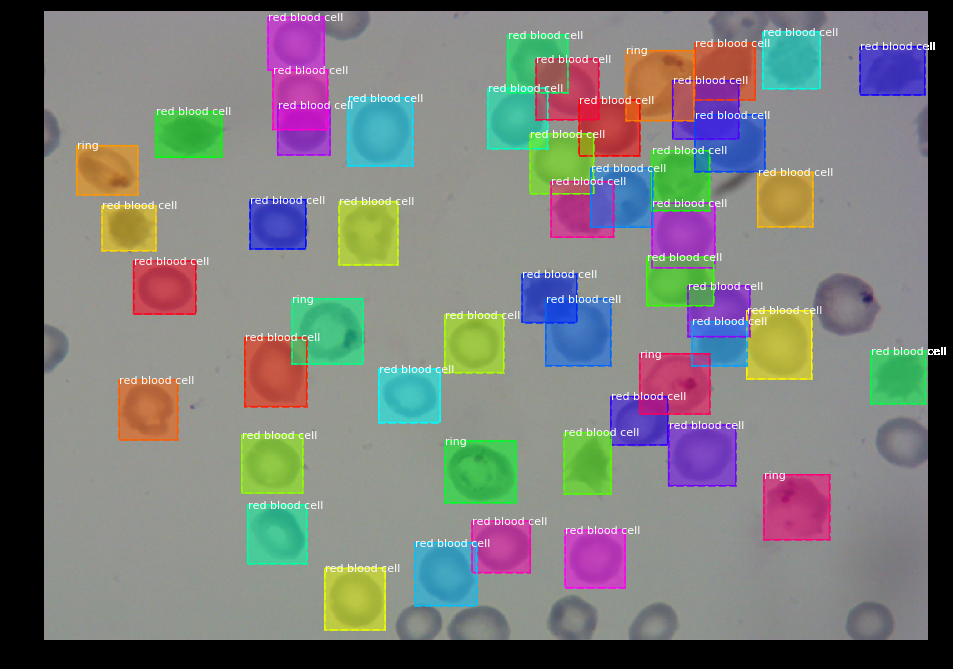
#> input picture rgb.png, 953 x 669 px
$ python threshholding.py
#> lines starting #> are read from the running program, lines starting #| are printed output that depends on the picture; after the words box and inside, x2 and y2 are one past the last pixel; in counts of white or black regions, pixels touching at a corner belong together
# -*- coding: utf-8 -*-
"""
Created on Sat Mar 12 21:35:29 2022

@author: Hp
"""
#threshholding   : thresh hold hamary image ko binary main show krta ha image ka jo portion hum ny dekhna hota jonsy particles hum dekhna chahty hain usko binary main sjow krta ha


import cv2
from matplotlib import pyplot as plt
img = cv2.imread("rgb.png",1)
#> img is the input picture: shape (669, 953, 3); mean B, G, R 120.6, 123.4, 122.3
#plt.imshow(img)
#plt.hist(img.flat , bins=100 , range=(0,255))           #hum ny jo hamari real image uska histogram show krwaya ha

blue_channel = img[: , : , 0]                               #es main hum ny apni image k blues collours ko select kiya ha
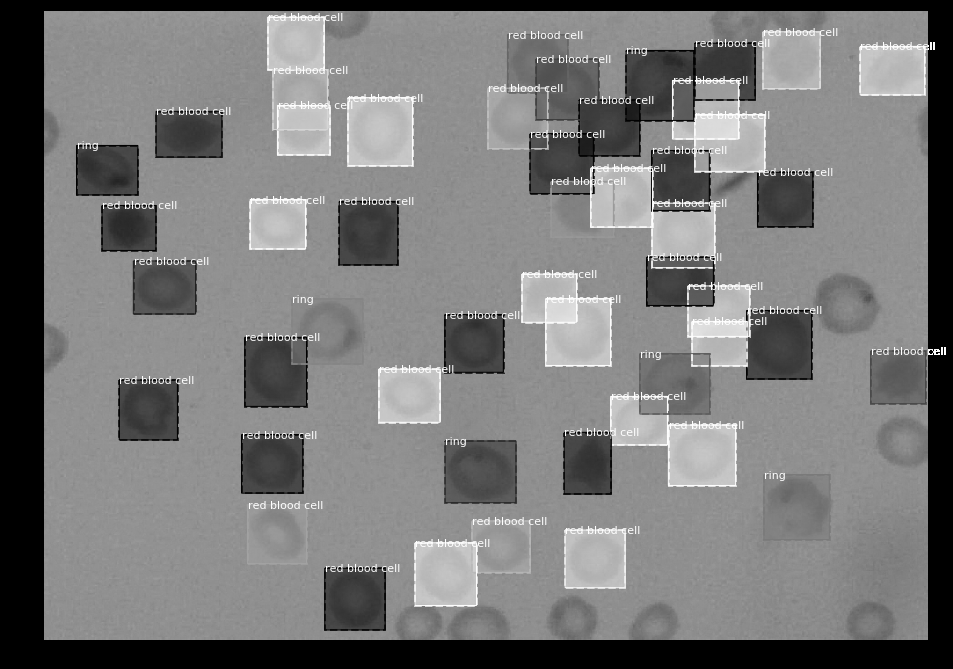
#> blue_channel: shape (669, 953); min 0, max 255, mean 120.6
#plt.imshow(blue_channel , cmap = "gray")

#plt.hist(blue_channel.flat,bins = 100 , range = (0,255))        #phr select kiye gaye blue colors sy jo image ban rhi thi uska histogram show krwaya ha
#plt.show()


background = (blue_channel>=100)          #es main hum ny 100 sy uper jonsy colors blues main aaty hain jo histogram main show ho rhy thy usko background waly variable main store krwaya ha Q k wo color bht zada light thy es liye usko hum show nai krwana chahty thy
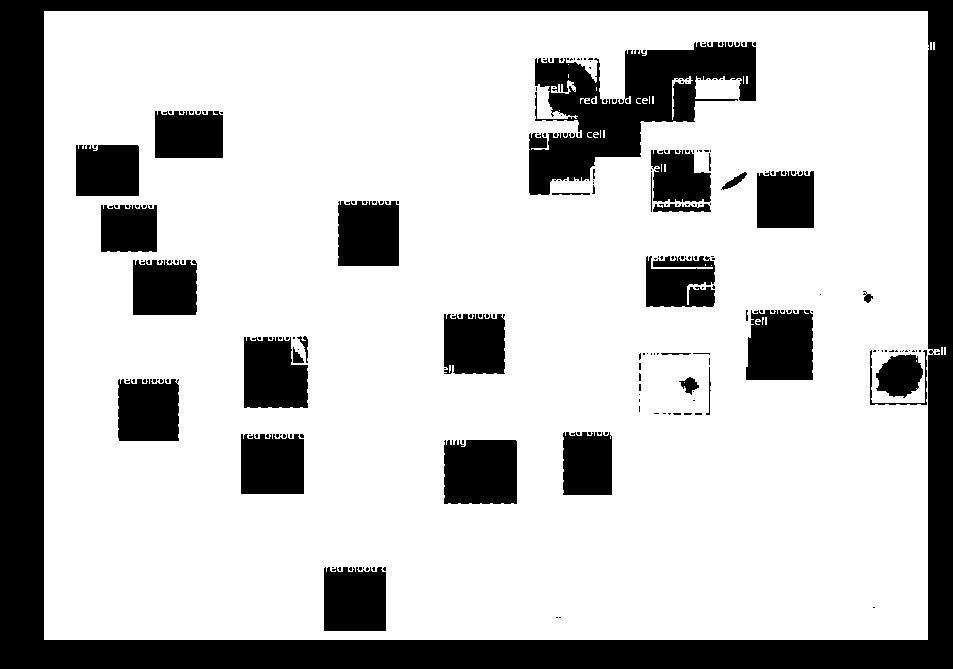
#> background: shape (669, 953) bool; 75.6% white; 233 black regions (202 under 20 px), largest, box (x1, y1, x2, y2) and area: (0, 0, 953, 669) 81404, (529, 42, 756, 195) 15391, (444, 440, 517, 504) 4563
nuclei = (blue_channel<100)              #es main hum ny 100 sy neechay jo histogram main show ho rhy thy 100 sy neechay jo blue colors main aaty hain dark colors unko nuclei waly variables main store krwa diya ha
#plt.hist(nuclei.flat,bins = 100 , range = (0,150))


#plt.imshow(nuclei , cmap="gray")

#es thresh hold main jo value 100 sy bari hogi wo white ho jay gi baki sari black yehi binary image hoti ha...
ret , thresh1 = cv2.threshold(blue_channel,100, 255, cv2.THRESH_BINARY)         # es main hamary pas 2 variables 1 wo variable jis main hamary pas wo variable store hoti jis main hamary pas thresh hold sy uper wali sari value hoti hain jesy ret = 150 ka matlab 150 sy uper wali sari values 255 main matlab white main convert kr dy or jo new image bany gi wo thresh1 main store hogi or cv2.Binary ka matlb ka wo picture binary main hogi
#> thresh1: shape (669, 953); 75.6% white; 234 black regions (204 under 20 px), largest, box (x1, y1, x2, y2) and area: (0, 0, 953, 669) 81404, (529, 42, 756, 195) 15519, (444, 440, 517, 504) 4563
plt.imshow(thresh1 , cmap="gray")


cv2.imwrite("threshold image.jpg",thresh1)
#auto thresh holding
ret2 , thresh2 = cv2.threshold(blue_channel,0,255, cv2.THRESH_BINARY+cv2.THRESH_OTSU)    # es main 0 - 255 tk auto threshhold select kry ga or wo ret2 main store kr dy ga or thresh hold selsct hony k bad jo value thresh hold sy agy jo value hogi uski jo picture hogi wo thresh2 main store ho jay gi
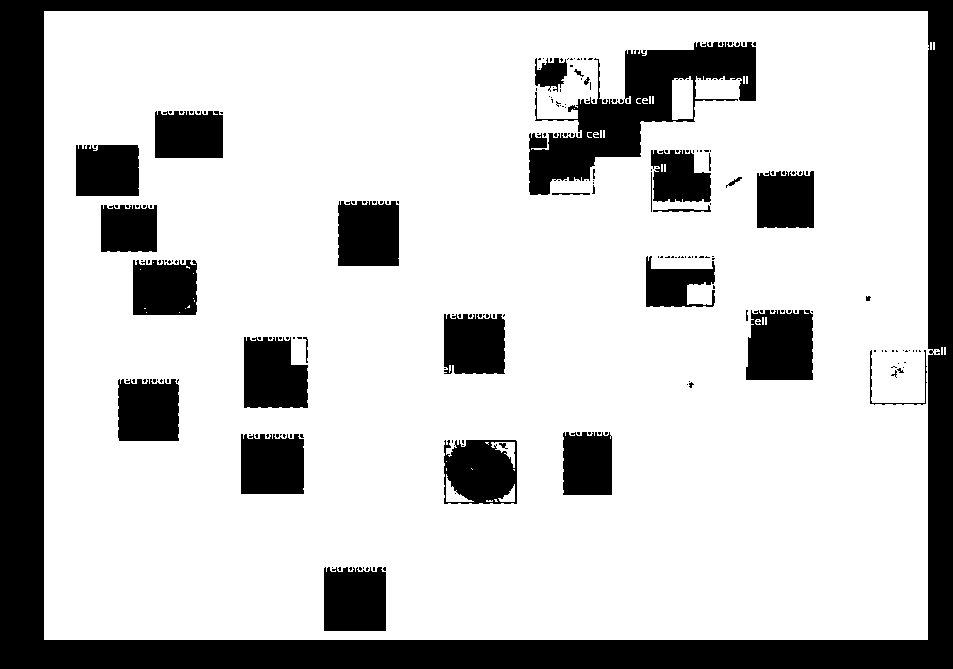
#> thresh2: shape (669, 953); 76.7% white; 230 black regions (200 under 20 px), largest, box (x1, y1, x2, y2) and area: (0, 0, 953, 669) 81404, (529, 42, 756, 195) 12398, (746, 310, 813, 380) 4262
#> ret2 = 88
#plt.imshow(thresh2 , cmap="gray")
print(ret2)
#| 88.0
plt.show()
